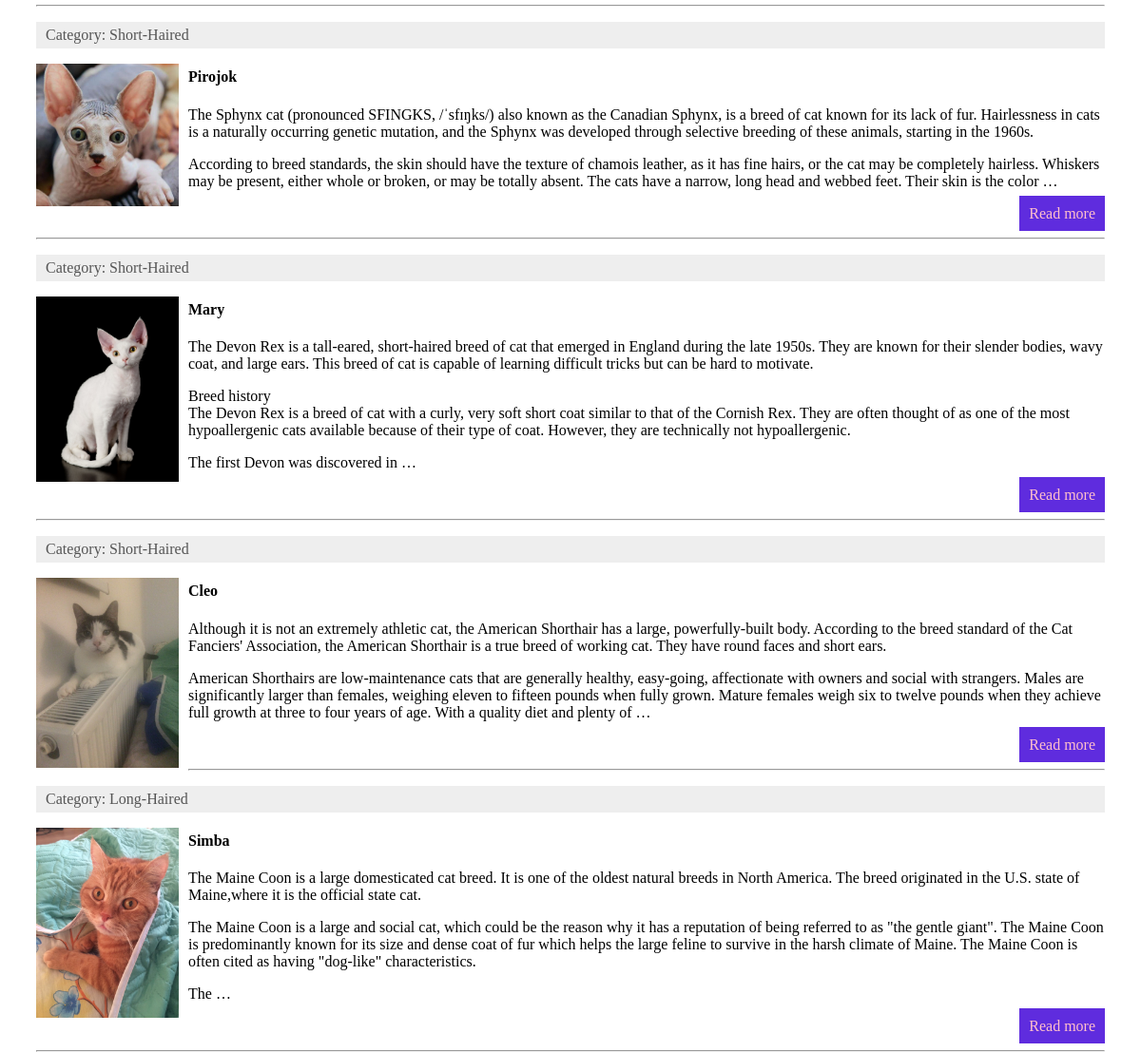
/ (lower part), run on an earlier commit of the app's database.
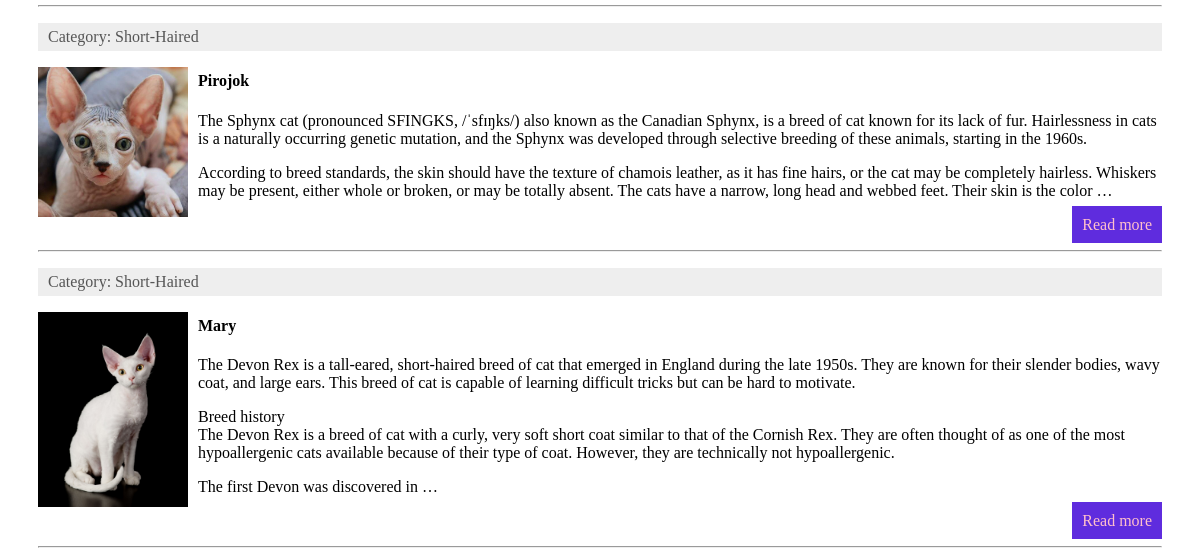
And on a later commit of the database.
### cats/models.py (models this page shows, shortened)
class Cats(models.Model):
    title = models.CharField(max_length=225, verbose_name='Name')
    slug = models.SlugField(max_length=255, unique=True, db_index=True, verbose_name='URL')
    content = models.TextField(blank=True)
    photo = models.ImageField(upload_to="photos")
    time_create = models.DateTimeField(auto_now_add=True)
    time_update = models.DateTimeField(auto_now=True)
    is_published = models.BooleanField(default=True)
    cat = models.ForeignKey('Category', on_delete=models.PROTECT)
    def get_absolute_url(self):
        return reverse('post', kwargs={'post_slug': self.slug})
    class Meta:
        verbose_name = 'Cats'
        verbose_name_plural = 'Our cats'
        ordering = ['-time_create', 'title']

class Category(models.Model):
    name = models.CharField(max_length=100, db_index=True, verbose_name='Category')
    slug = models.SlugField(max_length=255, unique=True, db_index=True, verbose_name='URL')
    def __str__(self):
        return self.name
    def get_absolute_url(self):
        return reverse('category', kwargs={'cat_slug': self.slug})
    class Meta:
        verbose_name = 'Category'
        verbose_name_plural = 'Categories'
        ordering = ['id']

### cats/views.py (the view)
# urls.py: path('', CatsHome.as_view(), name='home'),
class CatsHome(DataMixin, ListView):
    model = Cats
    template_name = 'cats/for_view.html'
    context_object_name = 'posts'
    def get_context_data(self, *, object_list=None, **kwargs):
        context = super().get_context_data(**kwargs)
        c_def = self.get_user_context(title="Main page")
        return dict(list(context.items()) + list(c_def.items()))
    def get_queryset(self):
        return Cats.objects.filter(is_published=True)

### cats/templatetags/cats_tags.py (called while the page is built)
@register.simple_tag(name='getcats')
def get_categories(filter=None):
    if not filter:
        return Category.objects.all()
    else:
        return Category.objects.filter(pk=filter)

@register.inclusion_tag('cats/list_categories.html')
def show_categories(sort=None, cat_selected=0):
    if not sort:
        cats = Category.objects.all()
    else:
        cats = Category.objects.order_by(sort)
    return {'cats': cats, 'cat_selected': cat_selected}

### cats/utils.py (called while the page is built)
    def get_user_context(self, **kwargs):
        context = kwargs
        cats = Category.objects.all()
        menu = list(Menu.objects.all())
        user_menu = menu.copy()
        if not self.request.user.is_authenticated:
            user_menu.pop(1)
        context['menu'] = user_menu
        context['cats'] = cats
        if 'cat_selected' not in context:
            context['cat_selected'] = 0
        return context

### cats/templates/cats/for_view.html
{% extends 'cats/base.html' %}
{% load cats_tags %}
{% block content %}
<div class="main-div">
{% for p in posts %}
    <p class="category">Category: {{ p.cat }}</p>
    {% if p.photo %}
    <p><img class="img-article-left thumb" src="{{p.photo.url}}" alt=""></p>
    {% endif %}
    <h4>{{ p.title }}</h4>
    <div>
        <p>{{ p.content|linebreaks|truncatewords:100 }}</p>
        <p class="link-read-post"><a href="{{ p.get_absolute_url }}">Read more</a></p>
        <hr>
    </div>
    {% endfor %}
</div>
{% endblock %}

What changed in the data, as far as the page shows it:
no longer on this page (row edited): Cats: cat "Short-Haired", photo (picture), title "Cleo", content "Although it is not an extremely athletic cat, the American Shorthair has a large, powerfully-built body. According to the breed standard of the Cat Fanciers' Association, the American Shorthair is a true breed of working cat. They have round faces and short ears. American Shorthairs are low-maintenance cats that are generally healthy, easy-going, affectionate with owners and social with strangers. Males are significantly larger than females, weighing eleven to fifteen pounds when fully grown. Mature females weigh six to twelve pounds when they achieve full growth at three to four years of age. With a quality diet and plenty of …"
no longer on this page (row edited): Cats: cat "Long-Haired", photo (picture), title "Simba", content "The Maine Coon is a large domesticated cat breed. It is one of the oldest natural breeds in North America. The breed originated in the U.S. state of Maine,where it is the official state cat. The Maine Coon is a large and social cat, which could be the reason why it has a reputation of being referred to as \"the gentle giant\". The Maine Coon is predominantly known for its size and dense coat of fur which helps the large feline to survive in the harsh climate of Maine. The Maine Coon is often cited as having \"dog-like\" characteristics. The …"
